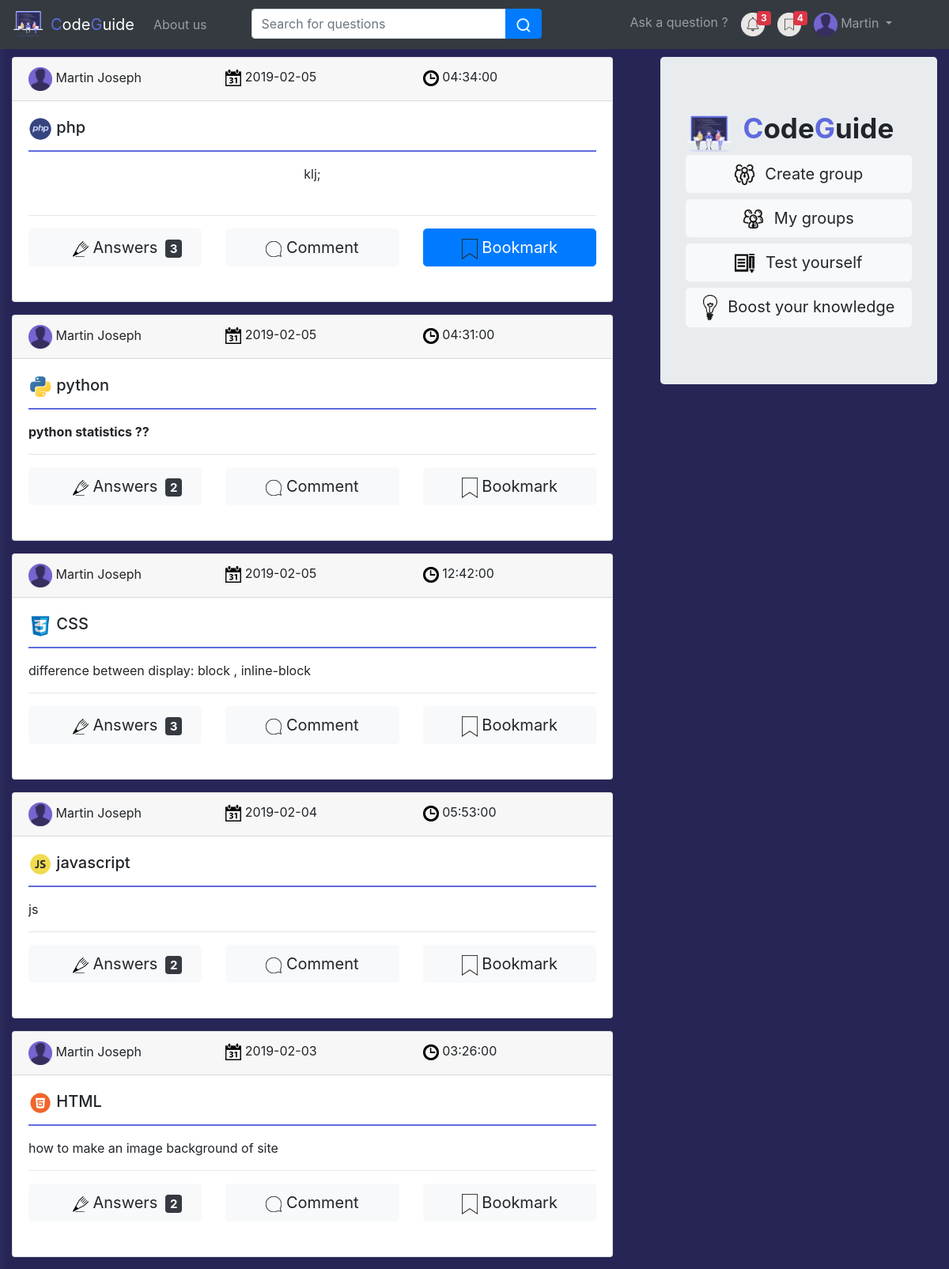
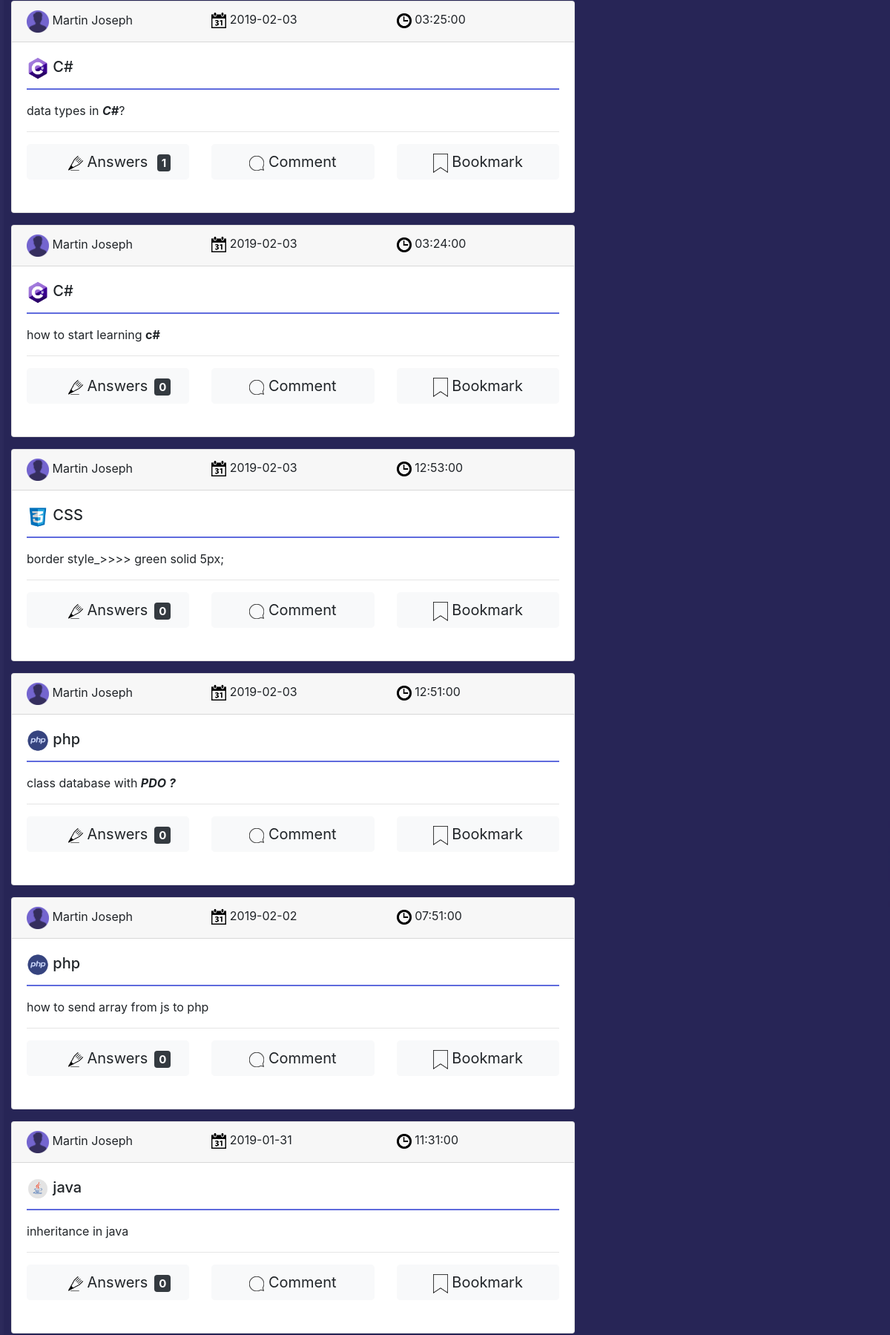
The page /Developement/profile.php (signed in, upper part) on the database its author committed (2 pictures, top to bottom).
### tables this page shows
CREATE TABLE `post` (
  `id` int(255) NOT NULL,
  `user_id` text NOT NULL,
  `dates` date NOT NULL,
  `question` text NOT NULL,
  `reported` int(255) NOT NULL,
  `language` text NOT NULL,
  `group_id` int(255) NOT NULL,
  `times` time NOT NULL
);

CREATE TABLE `user` (
  `id` int(255) NOT NULL,
  `first_name` varchar(255) NOT NULL,
  `email` varchar(255) NOT NULL,
  `password` varchar(255) NOT NULL,
  `last_name` varchar(255) NOT NULL
);

### Developement/model/post.php (called while the page is built, shortened)
<?php
class post extends Database {
public static function get_my_post($keyword,$user_id)
{
  $keyword = str_replace(" ", "%", $keyword);
  $sql = "SELECT *,post.id as post_id FROM post join user on post.user_id=user.id
  WHERE question like ('%$keyword%')AND user.id=$user_id AND post.group_id=0 ORDER BY post.id DESC;";
  $statement = Database::$db->prepare($sql);
  $statement->execute();
  $posts = [];
  while($row = $statement->fetch(PDO::FETCH_ASSOC)) {
    $posts[] = $row;
  }
  return $posts;
}
}
?>

### Developement/model/comment.php (called while the page is built, shortened)
<?php
class comment extends Database {
  public static function get_number_comments($post_id){
    $sql="SELECT COUNT(user_id) as number FROM comment WHERE post_id=$post_id;";
    $statement = Database::$db->prepare($sql);
    $statement->execute();
    $number=$statement->fetch(PDO::FETCH_ASSOC);
    return $number;
  }
}
 ?>

### Developement/profile.php (the view, shortened to what this page needs)
<?php
include_once("model/post.php");
include_once("components/head_profile.php");
include_once("model/comment.php");
 ?>
<!DOCTYPE html>
<html lang="en" dir="ltr">
  <body >
    <div class="row">
      <div class="col-lg-8 col-sm-12">
        <div class="container">
          <?php
          if(!isset($_GET['question']))
          $posts=post::get_my_post("",$_SESSION["user_id"]);
          else  $posts=post::search_post($_GET['question']);
          foreach ($posts as $post) {
           ?>
          <div class="card mb-3 filterDiv  <?php echo $post["language"]?> " id='card_<?php echo $post['id']; ?>'>
            <div class="card-header">
              <div class="row">
                <div class="col-lg-4">
                  <img src="img/profile.png" width="30 px">
                  <?php echo ucwords($post["first_name"])." ".ucwords($post["last_name"]);?>
                </div>
                <div class="col-lg-4">
                  <img src="img/calender.png" width="20 px">
                  <?php echo $post['dates']?>
                </div>
                <div class="col-lg-4">
                  <img src="img/time.png" width="20 px">
                  <?php echo $post['times']?>
                </div>
              </div>
            </div>
            <div class="card-body">
              <h5 class="card-title">  <?php
              if ($post["language"]=="C/C++") {
                ?>
                  <img src="img/c++.png" height="30px" alt="">
                <?php
              }
              else if ($post["language"]=="C#") {
                ?>
                  <img src="img/csharp.png" height="30px" alt="">
                <?php
              }
              else if ($post["language"]=="java") {
                ?>
                  <img src="img/java.png" height="30px"alt="">
                <?php
              }
              else if ($post["language"]=="python") {
                ?>
                  <img src="img/python.png" height="30px" alt="">
                <?php
              }
              else if ($post["language"]=="php") {
                ?>
                  <img src="img/php.png" height="30px" alt="">
                <?php
              }
              else if ($post["language"]=="CSS") {
                ?>
                  <img src="img/css.png" height="30px" alt="">
                <?php
              }
              else if ($post["language"]=="HTML") {
                ?>
                  <img src="img/html.png" height="30px" alt="">
                <?php
              }
              else if ($post["language"]=="js") {
                ?>
                  <img src="img/javascript.png" height="30px" alt="">
                <?php
              }
              else if ($post["language"]=="jquery") {
                ?>
                  <img src="img/jquery.png" height="30px" alt="">
                <?php
              }
              if($post["language"]=='js'){
                echo "javascript";
              }else{
                  echo $post["language"];
              }?></h5>
              <p class="card-text" style="border:solid 1px #5f6bdd">
              <?php echo $post["question"];?></p>
              <hr>
              <div class="row rowC<?php echo $post['post_id'] ?>">
                <div class="col-lg-4">
                  <?php
                    $number=comment::get_number_comments($post['post_id']);
                   ?>
                   <button type="button" class="btn btn-light btn-lg btn-block mb-4" id="answer_<?php echo $post["post_id"] ?>"><img src="img/answer.png" width="20px">
                     <span id="number_<?php echo $post["post_id"] ?>" style="position:absolute; top:14px; right:40px;" class="badge badge-dark"><?php echo $number['number'];  ?></span>  Answers</button>
                </div>
                <div class="col-lg-4">
                  <button type="button" class="btn btn-light btn-lg btn-block comment" id='comment_<?php echo $post['post_id'] ?>' ><img src="img/comment.png" width="20px">  Comment</button>
                </div>
                <div class="col-lg-4">
                  <button type="button" name="bookmark_<?php echo $post['post_id'] ?>" id="bookmark_<?php echo $post['post_id'] ?>" class="btn btn-light btn-lg btn-block"><img src="img/bookmark2.png" width="20px">  Bookmark</button>
                </div>
              </div>
            </div>
          </div>
        <?php } ?>
        </div>
      </div>
      <div class="col-lg-4 col-sm-12">
        <div class="container">
          <div class="jumbotron">
            <img class="mr-2" src="img/logo.png" width="60 px"  height="50 px"/>
            <span style="font-size:35px; font-weight:bold;"><span style="color:#5f6bdd;">C</span>ode<span style="color:#5f6bdd;">G</span>uide</span>
            <button type="button" class="btn btn-light btn-lg btn-block mb-2" data-toggle="modal" data-target="#exampleModal2" data-whatever="@mdo"><img src="img/createGroup.png" class="mr-2" width="25px">  Create group</button>
            <a class="btn btn-light btn-lg btn-block" data-toggle="collapse" href="#multiCollapseExample1" role="button" aria-expanded="false" aria-controls="multiCollapseExample1"><img src="img/myGroups.png" class="mr-2" width="25px">  My groups</a>
            <button type="button" id="test_your_self"class="btn btn-light btn-lg btn-block my-2"><img src="img/test.png" class="mr-2" width="25px"> Test yourself</button>
            <button type="button" id="boost" class="btn btn-light btn-lg btn-block my-2"><img src="img/light.png" class="mr-2" width="18px"> Boost your knowledge</button>
          </div>
        </div>
      </div>
    </div>
  </body>
</html>

### Developement/css/site.css (style rules this page uses)
* { margin: 0; padding: 0; box-sizing: border-box; }
body { background-color: #EFEFEF; }

### Developement/Components/head_profile.php (style rules this page uses)
body { background-image: url(img/home.jpg); background-size: cover; background-repeat: no-repeat; }

### rows shown on the page
post: user.first_name "Martin", user.last_name "Joseph", dates "2019-02-05", times "04:34:00", language "php", question "klj;", number "3"
post: user.first_name "Martin", user.last_name "Joseph", dates "2019-02-05", times "04:31:00", language "python", question "python statistics ??", number "2"
post: user.first_name "Martin", user.last_name "Joseph", dates "2019-02-05", times "12:42:00", language "CSS", question "difference between display: block , inline-block", number "3"
post: user.first_name "Martin", user.last_name "Joseph", dates "2019-02-04", times "05:53:00", language "javascript", question "js", number "2"
post: user.first_name "Martin", user.last_name "Joseph", dates "2019-02-03", times "03:26:00", language "HTML", question "how to make an image background of site", number "2"
post: user.first_name "Martin", user.last_name "Joseph", dates "2019-02-03", times "03:25:00", language "C#", question "data types in C# ?", number "1"
post: user.first_name "Martin", user.last_name "Joseph", dates "2019-02-03", times "03:24:00", language "C#", question "how to start learning c#", number "0"
post: user.first_name "Martin", user.last_name "Joseph", dates "2019-02-03", times "12:53:00", language "CSS", question "border style_>>>> green solid 5px;", number "0"
post: user.first_name "Martin", user.last_name "Joseph", dates "2019-02-03", times "12:51:00", language "php", question "class database with PDO ?", number "0"
post: user.first_name "Martin", user.last_name "Joseph", dates "2019-02-02", times "07:51:00", language "php", question "how to send array from js to php", number "0"
post: user.first_name "Martin", user.last_name "Joseph", dates "2019-01-31", times "11:31:00", language "java", question "inheritance in java", number "0"

### other values the page prints
$_SESSION["user_first_name"] "Martin"
